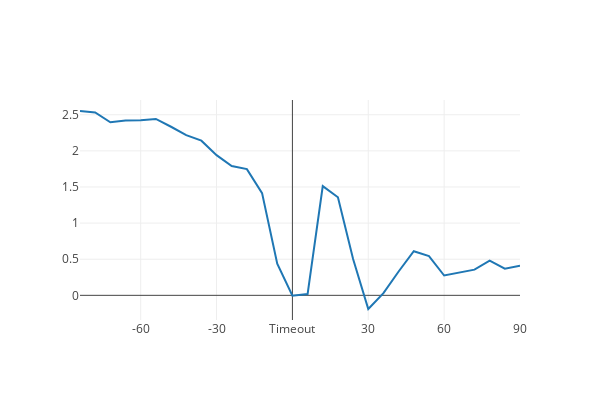

Notebook code for this chart:
### Code cell
# - I wanna do the time series with before and after the timeout.

# This is a very slow function:
def select_entire_window(data, location, window):
    
    # our window is gonna be by time in seconds
    # but for each event there might not be enough window for before and after
    # in those cases, we will take until the start or end of the quarter.
    
    time_left = data.loc[location, 'PCTIMESTRING']
    
    # we will calculate a lower limit but for now only look at the time leading up to a timeout (before)
    if time_left - window < 0:
        lower = 0
    else:
        lower = time_left - window
        
    # if the window exceeds the start of the quarter, just take everything up to that point.
    if time_left + window > 720:
        upper = 720
    else:
        upper = time_left + window
 
    data['TIMERELATIVE'] = time_left - data['PCTIMESTRING']
    
    selection = data[(data['GAME_ID'] == data.loc[location, 'GAME_ID']) & (data['PERIOD'] == data.loc[location, 'PERIOD']) & (data['PCTIMESTRING'] >= lower) & (data['PCTIMESTRING'] <= upper)]
        
    return selection.loc[(selection['HOMEDESCRIPTION'].str.contains("PTS", na=False)) | (selection['VISITORDESCRIPTION'].str.contains("PTS", na=False))]


# window = 90

# time_and_margin_full = []

# indices = clean_timeouts.index

# for x in indices: 
    
#     selection = select_entire_window(data, x, window)
#     # if it's an away team timeout, invert score margin
#     # the score margin is substracted by it's first value. This assumes that every chunk of data starts with a tie game.
    
#     if x in away_timeouts_clean.index:            
#         normalized_margin = list((selection['SCOREMARGIN'] - selection['SCOREMARGIN'].loc[x])*-1)
    
#     else:
#         normalized_margin = list(selection['SCOREMARGIN'] - selection['SCOREMARGIN'].loc[x])
    
#     time_to_timeout = list(selection['TIMERELATIVE'])   
#     time_and_margin_full.append(list(zip(time_to_timeout, normalized_margin)))

        

# # # Flatten out the list of tuples
print(len(time_and_margin_full_flat))
time_and_margin_full_flat = [item for sublist in time_and_margin_full for item in sublist]

# Calculate a binned average of all the values in each data point.
league_avg = stats.binned_statistic([x[0] for x in time_and_margin_full_flat], [x[1] for x in time_and_margin_full_flat], statistic='mean', bins= 15, range=(-90, 0))
league_avg2 = stats.binned_statistic([x[0] for x in time_and_margin_full_flat], [x[1] for x in time_and_margin_full_flat], statistic='mean', bins= 15, range=(0, 90))

x_values = list(league_avg[1][1:]) + list(league_avg2[1][1:])
y = list(league_avg[0]) + list(league_avg2[0])

xaxis = dict(tickvals = [-90, -60, -30, 0, 30, 60, 90], ticktext=['-90', '-60', '-30', 'Timeout', '30', '60', '90'])
layout = dict(width=600, height=400, xaxis=xaxis)

score_scatter_text = ['<b>Score: {y:.02f} <br> T-timeout: {x}s'.format(x=x_values[i], y=y[i]) for i in range(len(y))]
score_time_series = [go.Scatter(x= x_values, y= y, name='Average', mode = 'lines', text=score_scatter_text, hoverinfo= 'text')]

fig = go.Figure(data=score_time_series, layout=layout)
iplot(fig, filename='ScoreFullTimeSeriesRAW')

plt.figure()
plt.hist([x[0] for x in time_and_margin_full_flat])

### Figure 1 — Plotly figure (JSON) as saved in the notebook; plotly's stock layout.template omitted (floating-point values rounded to 4 significant figures)
{"data": [{"hoverinfo": "text", "mode": "lines", "name": "Average", "text": ["<b>Score: 2.55 <br> T-timeout: -84.0s", "<b>Score: 2.53 <br> T-timeout: -78.0s", "<b>Score: 2.40 <br> T-timeout: -72.0s", "<b>Score: 2.42 <br> T-timeout: -66.0s", "<b>Score: 2.42 <br> T-timeout: -60.0s", "<b>Score: 2.44 <br> T-timeout: -54.0s", "<b>Score: 2.33 <br> T-timeout: -48.0s", "<b>Score: 2.22 <br> T-timeout: -42.0s", "<b>Score: 2.14 <br> T-timeout: -36.0s", "<b>Score: 1.94 <br> T-timeout: -30.0s", "<b>Score: 1.79 <br> T-timeout: -24.0s", "<b>Score: 1.75 <br> T-timeout: -18.0s", "<b>Score: 1.41 <br> T-timeout: -12.0s", "<b>Score: 0.44 <br> T-timeout: -6.0s", "<b>Score: -0.01 <br> T-timeout: 0.0s", "<b>Score: 0.02 <br> T-timeout: 6.0s", "<b>Score: 1.51 <br> T-timeout: 12.0s", "<b>Score: 1.36 <br> T-timeout: 18.0s", "<b>Score: 0.50 <br> T-timeout: 24.0s", "<b>Score: -0.19 <br> T-timeout: 30.0s", "<b>Score: 0.03 <br> T-timeout: 36.0s", "<b>Score: 0.33 <br> T-timeout: 42.0s", "<b>Score: 0.61 <br> T-timeout: 48.0s", "<b>Score: 0.54 <br> T-timeout: 54.0s", "<b>Score: 0.27 <br> T-timeout: 60.0s", "<b>Score: 0.32 <br> T-timeout: 66.0s", "<b>Score: 0.36 <br> T-timeout: 72.0s", "<b>Score: 0.48 <br> T-timeout: 78.0s", "<b>Score: 0.37 <br> T-timeout: 84.0s", "<b>Score: 0.41 <br> T-timeout: 90.0s"], "type": "scatter", "uid": "8820fcf5-6d29-43cb-8e59-c5784d50855a", "x": [-84, -78, -72, -66, -60, -54, -48, -42, -36, -30, -24, -18, -12, -6, 0, 6, 12, 18, 24, 30, 36, 42, 48, 54, 60, 66, 72, 78, 84, 90], "y": [2.552, 2.532, 2.396, 2.419, 2.423, 2.441, 2.334, 2.218, 2.141, 1.941, 1.791, 1.747, 1.415, 0.4372, -0.005165, 0.01791, 1.513, 1.357, 0.5035, -0.189, 0.03015, 0.3305, 0.6112, 0.5422, 0.2745, 0.3155, 0.3557, 0.4798, 0.3698, 0.4093]}], "layout": {"height": 400, "width": 600, "xaxis": {"ticktext": ["-90", "-60", "-30", "Timeout", "30", "60", "90"], "tickvals": [-90, -60, -30, 0, 30, 60, 90]}}}
